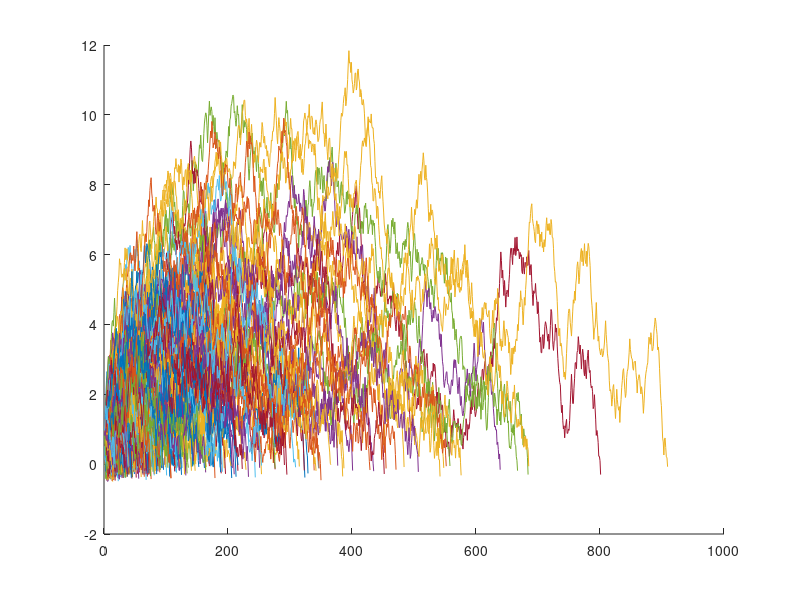

Write the MATLAB code that produced this figure.

figure (1)
hold on

f1 = @(x) x + random('unif',-0.52,0.48);
    
% initial set [0,1]

% domain: (-7, 6]

% unsafe (-infty, -1]
%tolerant 10

% samples
Num = 1000;
reach = 0;
success = 0;
bad = 0;
k=10;
total =0;
 count = 0;
 
for i = [1:Num] 
    flag = 0;
   
    listx = random('unif',0.5,1);
    
    total = total + 1;
    
    for t = [1:1000]
        curx =  f1(listx(t));
        listx = [listx curx];
        
        if curx >=10
            count = count+1;
        end
        
        %if count>=k
          %  bad = bad+1;
          %  break;
        %end
        
        if curx <= 0
            reach = reach +1 ;
            break;
        end
        
    end
 
    plot( [1:length(listx)], listx);

end

fprintf("Total: %d \n", Num);
fprintf("Reach:  %d , Unsafe %d\n", reach, bad);
fprintf("Predict Gamma Lower Bound: %f\n", count/total);
%{
figure(2);
hold on
syms x
s = '-0.0577528134472+0.119229870255*internal(1)-0.0615368768185*internal(1)^2'
v = strrep(s,'internal(1)','x');
%v = strrep(s,'internal(2)','y');
v = eval(v);
fplot(v, [-10 10])

plot([-10 10], [-1 -1],'Color', 'r');
%}